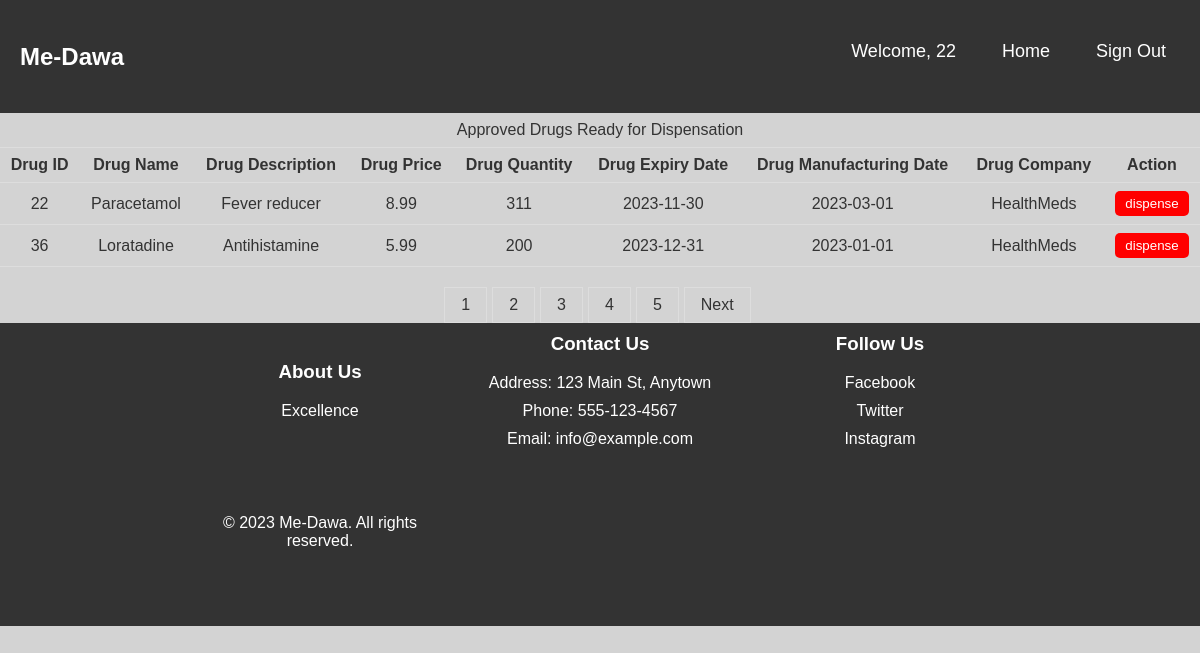
Page /view/pharmacy.php?entity=supervisors&page=1 (signed in) on the committed database.
### tables this page shows
CREATE TABLE `drugs` (
  `ID` int(11) NOT NULL,
  `drugName` varchar(100) DEFAULT NULL,
  `drugDescription` varchar(200) DEFAULT NULL,
  `drugPrice` decimal(10,2) DEFAULT NULL,
  `drugQuantity` int(11) DEFAULT NULL,
  `drugExpirationDate` date DEFAULT NULL,
  `drugManufacturingDate` date DEFAULT NULL,
  `drugCompany` varchar(100) DEFAULT NULL,
  `Approved` tinyint(1) DEFAULT 0
);

### database/database.php (called while the page is built, shortened)
<?php
class Database{
    private $connection;
    public function __construct() {
        $this->hostName = "localhost";
        $this->username = "root";
        $this->password = "";
        $this->databaseName = "me-dawa";
        try{
            $this->connection = new PDO("mysql:host=$this->hostName;dbname=$this->databaseName", $this->username, $this->password);
        } catch(PDOException $e){
            echo "Connection failed: " . $e->getMessage();
        }
    }
    function getTotalUsersByEntity($entity){
        $stmt = $this->connection->prepare("SELECT COUNT(*) FROM $entity");
        $stmt->execute();
        $result = $stmt->fetchColumn();
        return $result;
    }
    function getApprovedDrugs($start_index, $results_per_page, $entity){
        $stmt = $this->connection->prepare("SELECT * FROM drugs WHERE approved = 1 LIMIT :start_index, :results_per_page");
        $stmt->bindParam(':start_index', $start_index, PDO::PARAM_INT);
        $stmt->bindParam(':results_per_page', $results_per_page, PDO::PARAM_INT);
        $stmt->execute();
        $result = $stmt->fetchAll(PDO::FETCH_ASSOC);
        return $result;
    }
}
?>

### view/pharmacy.php (the view, shortened to what this page needs)
<!DOCTYPE html>
<html lang="en">
<head>
    <link rel="stylesheet" href="../Static/homepage.css">
    <link rel="stylesheet" href="../Static/form.scss">
</head>
<body>
    <div>
        <nav class="navbar">
            <div class="logo">Me-Dawa</div>
            <ul class="nav-links">
                <div class="menu">
                    <li>
                        <?php
                        $username = $_SESSION['username'];
                        echo "Welcome, $username";
                        ?>
                    </li>
                    <li><a href="../view/homepage.php">Home</a></li>
                    <li><a href="../config/signout.php">Sign Out</a></li>
                </div>
            </ul>
        </nav>
    </div>
    <?php
        require_once '../database/database.php';
        $database = new Database();
        $entity = $_SESSION['entity'];
        $results_per_page = 5;
        $current_page = isset($_GET['page']) ? $_GET['page'] : 1;
        $start_index = ($current_page - 1) * $results_per_page;
        $users = $database->getApprovedDrugs($start_index, $results_per_page, $entity);
        echo '
        <table style="width: 100%; border-collapse: collapse;">
        <caption style="padding: 8px; text-align: center; border-bottom: 1px solid #ddd; color: #333;">Approved Drugs Ready for Dispensation</caption>
          <tr>
              <th style="padding: 8px; text-align: center; border-bottom: 1px solid #ddd; color: #333;">Drug ID</th>
              <th style="padding: 8px; text-align: center; border-bottom: 1px solid #ddd; color: #333;">Drug Name</th>
              <th style="padding: 8px; text-align: center; border-bottom: 1px solid #ddd; color: #333;">Drug Description</th>
              <th style="padding: 8px; text-align: center; border-bottom: 1px solid #ddd; color: #333;">Drug Price</th>
              <th style="padding: 8px; text-align: center; border-bottom: 1px solid #ddd; color: #333;">Drug Quantity</th>
              <th style="padding: 8px; text-align: center; border-bottom: 1px solid #ddd; color: #333;">Drug Expiry Date</th>
              <th style="padding: 8px; text-align: center; border-bottom: 1px solid #ddd; color: #333;">Drug Manufacturing Date</th>
              <th style="padding: 8px; text-align: center; border-bottom: 1px solid #ddd; color: #333;">Drug Company</th>
              <th style="padding: 8px; text-align: center; border-bottom: 1px solid #ddd; color: #333;">Action</th>
          </tr>';
          foreach ($users as $user) {
              echo ' <tr>
                        <td style="padding: 8px; text-align: center; border-bottom: 1px solid #ddd; color: #333;">' . $user['ID'] . '</td>
                        <td style="padding: 8px; text-align: center; border-bottom: 1px solid #ddd; color: #333;">' . $user['drugName'] . '</td>
                        <td style="padding: 8px; text-align: center; border-bottom: 1px solid #ddd; color: #333;">' . $user['drugDescription'] . '</td>
                        <td style="padding: 8px; text-align: center; border-bottom: 1px solid #ddd; color: #333;">' . $user['drugPrice'] . '</td>
                        <td style="padding: 8px; text-align: center; border-bottom: 1px solid #ddd; color: #333;">' . $user['drugQuantity'] . '</td>
                        <td style="padding: 8px; text-align: center; border-bottom: 1px solid #ddd; color: #333;">' . $user['drugExpirationDate'] . '</td>
                        <td style="padding: 8px; text-align: center; border-bottom: 1px solid #ddd; color: #333;">' . $user['drugManufacturingDate'] . '</td>
                        <td style="padding: 8px; text-align: center; border-bottom: 1px solid #ddd; color: #333;">' . $user['drugCompany'] . '</td>
                        <td style="padding: 8px; text-align: center; border-bottom: 1px solid #ddd; color: #333;">
                            <form method="POST" action="../config/pharmacy.php">
                              <input type="hidden" name="drugID" value="' . $user['ID'] . '">
                              <input type="submit" name="dispense" value="dispense" style="background-color: red; color: white; border: none; padding: 5px 10px; border-radius: 5px; cursor: pointer;">
                            </form>
                        </td>
                      </tr>';
          }
        echo '</table>';
        $total_results = $database->getTotalUsersByEntity($entity);
        $total_pages = ceil($total_results / $results_per_page);
        echo '<div style="margin-top: 20px;">';
        for ($i = 1; $i <= $total_pages; $i++) {
          echo '<a href="../view/pharmacy.php?entity=' . $entity . '&page=' . $i . '" style="display: inline-block; padding: 8px 16px; text-decoration: none; color: #333; border: 1px solid #ddd; margin-right: 5px;">' . $i . '</a>';
        }
        if ($current_page < $total_pages) {
          echo '<a href="../view/pharmacy.php?entity=' . $entity . '&page=' . ($current_page + 1) . '" style="display: inline-block; padding: 8px 16px; text-decoration: none; color: #333; border: 1px solid #ddd; margin-right: 5px;">Next</a>';
        }
        echo '</div>';
        ?>
    <footer class="footer">
    <div class="footer-container">
      <div class="row">
        <div class="footer-col">
          <h3>About Us</h3>
          <p>Excellence</p>
        </div>
        <div class="footer-col">
          <h3>Contact Us</h3>
          <ul>
            <li>Address: 123 Main St, Anytown </li>
            <li>Phone: 555-123-4567</li>
            <li>Email: info@example.com</li>
          </ul>
        </div>
        <div class="footer-col">
          <h3>Follow Us</h3>
          <ul>
            <li><a href="#">Facebook</a></li>
            <li><a href="#">Twitter</a></li>
            <li><a href="#">Instagram</a></li>
          </ul>
        </div>
      </div>
      <div class="row">
        <div class="footer-col">
          <p>&copy; 2023 Me-Dawa. All rights reserved.</p>
        </div>
      </div>
    </div>
  </footer>
</body>
</html>

### Static/homepage.css (style rules this page uses)
.navbar { display: flex; align-items: center; justify-content: space-between; padding: 20px; background-color: #333; color: #fff; }
.nav-links a { color: #fff; }
.logo { font-size: 24px; font-weight: 600; }
.menu { display: flex; gap: 1em; font-size: 18px; }
.menu li { padding: 5px 14px; }
body { margin: 0; background: lightgray; text-align: center; font-family: sans-serif; color: #fefefe; }
.row { display: flex; flex-wrap: wrap; justify-content: center; align-items: center; margin-bottom: 50px; }
h2, p { margin-top: 0; }
.footer { background-color: #333; color: #fff; padding: 10px 0; display: flex; flex: 1; flex-shrink: 0; }
.footer-container { max-width: 800px; margin: 0 auto; width: 100%; }
.row { display: flex; flex-wrap: wrap; justify-content: space-between; }
.footer-col { flex-basis: 30%; }
h3 { margin-top: 0; }
ul { list-style: none; padding: 0; }
ul li { margin-bottom: 10px; }
a { color: #fff; text-decoration: none; }

### rows in the picture
drugs: ID "22", drugName "Paracetamol", drugDescription "Fever reducer", drugPrice "8.99", drugQuantity "311", drugExpirationDate "2023-11-30", drugManufacturingDate "2023-03-01", drugCompany "HealthMeds"
drugs: ID "36", drugName "Loratadine", drugDescription "Antihistamine", drugPrice "5.99", drugQuantity "200", drugExpirationDate "2023-12-31", drugManufacturingDate "2023-01-01", drugCompany "HealthMeds"

### other values in the picture
$username "22"
